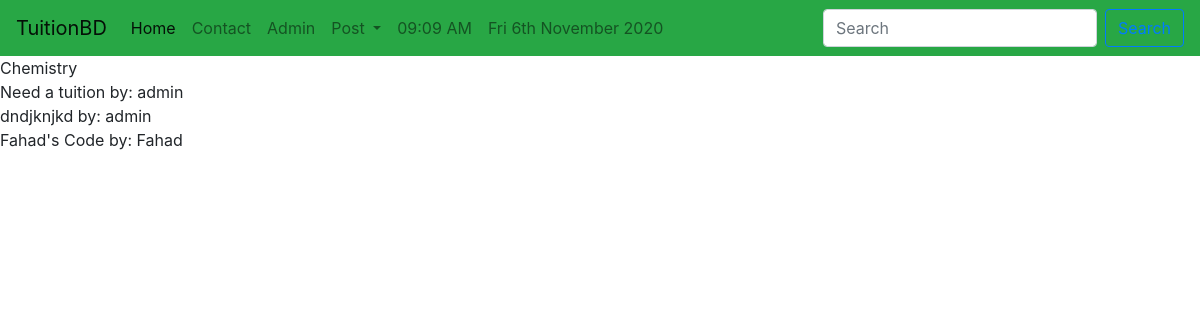
The page /tuition/subjects/ on the database its author committed.
### tuition/models.py (models this page shows, shortened)
class Subject(models.Model):
    name=models.CharField(max_length=100)

class Post(models.Model):
    CATEGORY=(
        ('Teacher','Teacher'),
        ('Student','Student'),
    )
    MEDIUM=(
        ('bangla','bangla'),
        ('English','English'),
        ('Urdu','Urdu'),
        ('Hindi','Hindi'),
        ('Arabic','Arabic'),
    )
    user=models.ForeignKey(User,on_delete=models.CASCADE, blank=True, null= True)
    id=models.AutoField(primary_key=True)
    title=models.CharField(max_length=101)
    slug=models.CharField(max_length=100, default=title)
    email=models.EmailField()
    salary=models.FloatField()
    details=models.TextField()
    available=models.BooleanField()
    category=models.CharField(max_length=100,choices=CATEGORY)
    created_at=models.DateTimeField(default=now)
    image=models.ImageField(default='default.jpg', upload_to='tuition/images')
    medium=MultiSelectField(max_length=100, max_choices=5, choices=MEDIUM, default='bangla')
    subject=models.ManyToManyField(Subject, related_name='subject_set')
    class_in=models.ManyToManyField(Class_in, related_name='class_set')

### tuition/views.py (the view)
# urls.py: path('subjects/',subview,name="subjects"),
def subview(request):
    sub=Subject.objects.get(name="Chemistry")
    post=sub.subject_set.all()
    return render(request, 'tuition/subjectview.html',{'sub':sub,'post':post})

### templates/tuition/subjectview.html
{% extends 'basic.html' %}
{% block body %}
{{sub.name}} <br>
{% for p in sub.subject_set.all %}
{{p.title}} by:
{{p.user.username}} <br>
{% endfor %}
{% endblock body %}

### rows shown on the page
Subject: name "Chemistry"
Post: title "Need a tuition", user.username "admin"
Post: title "dndjknjkd", user.username "admin"
Post: title "Fahad's Code", user.username "Fahad"
